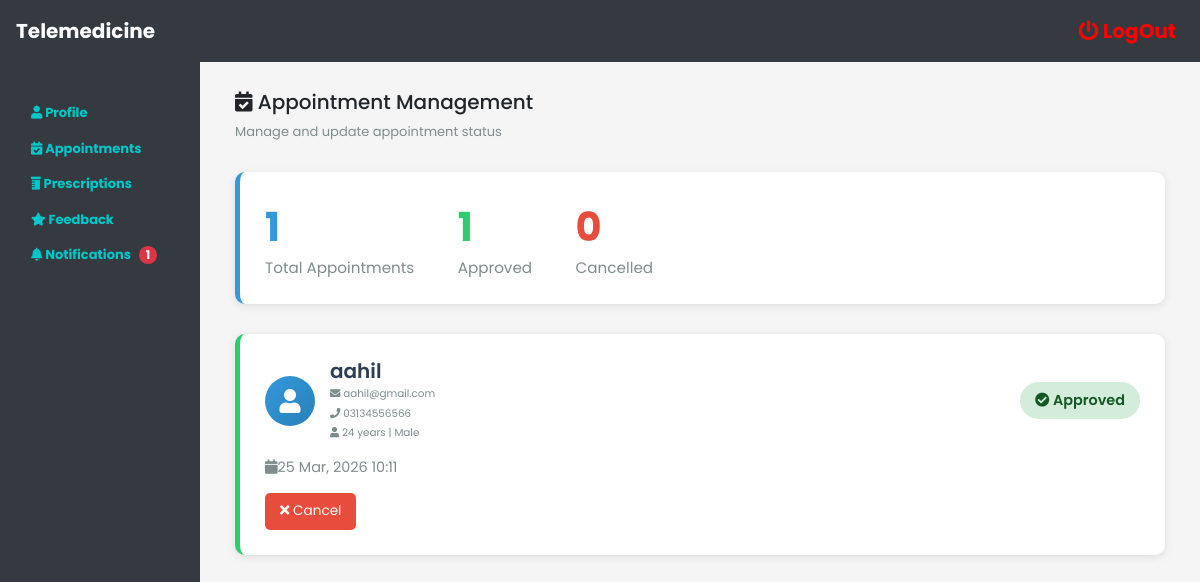
Page /doctor/appointment_status.php (signed in) on the committed database.
### tables this page shows
CREATE TABLE `enroll` (
  `eid` int(11) NOT NULL,
  `sid` int(255) NOT NULL,
  `doctorid` int(255) NOT NULL,
  `status` varchar(20) DEFAULT 'approved',
  `created_at` timestamp NOT NULL DEFAULT current_timestamp()
);

CREATE TABLE `patient` (
  `sid` int(11) NOT NULL,
  `name` varchar(255) NOT NULL,
  `email` varchar(255) NOT NULL,
  `password` varchar(255) NOT NULL,
  `phone` varchar(255) NOT NULL,
  `age` int(11) DEFAULT NULL,
  `gender` varchar(50) DEFAULT NULL,
  `contact` varchar(255) DEFAULT NULL,
  `medical_history` text DEFAULT NULL
);

### doctor/appointment_status.php (the view, shortened to what this page needs)
<?php
include '../conn.php';
$current_doctor_id = $_SESSION['tid'];
$appointments_query = "SELECT e.eid, e.status, e.created_at, p.name as patient_name, p.email as patient_email,
                              p.phone as patient_phone, p.age, p.gender
                       FROM enroll e
                       INNER JOIN patient p ON e.sid = p.sid
                       WHERE e.doctorid = '$current_doctor_id'
                       ORDER BY e.created_at DESC";
$appointments_result = mysqli_query($conn, $appointments_query);
$total_appointments = mysqli_num_rows($appointments_result);
$approved_query = "SELECT COUNT(*) as count FROM enroll WHERE doctorid = '$current_doctor_id' AND status = 'approved'";
$cancelled_query = "SELECT COUNT(*) as count FROM enroll WHERE doctorid = '$current_doctor_id' AND status = 'cancelled'";
$approved_result = mysqli_fetch_array(mysqli_query($conn, $approved_query));
$cancelled_result = mysqli_fetch_array(mysqli_query($conn, $cancelled_query));
$approved_count = $approved_result['count'];
$cancelled_count = $cancelled_result['count'];
?>
<!DOCTYPE html>
<html lang="en">
<head>
    <link rel="stylesheet" href="https://stackpath.bootstrapcdn.com/bootstrap/4.3.1/css/bootstrap.min.css">
    <link rel="stylesheet" href="https://cdnjs.cloudflare.com/ajax/libs/font-awesome/5.15.3/css/all.min.css">
</head>
<body>
<div class="container-fluid">
    <div class="row">
        <div class="col-md-2">
            <?php include 'sidebar.php'; ?>
        </div>
        <div class="col-md-10">
            <div class="appointments-container">
                <div class="title-header">
                    <h5><i class="fas fa-calendar-check me-2"></i> Appointment Management</h5>
                    <p>Manage and update appointment status</p>
                </div>
                <?php if ($total_appointments > 0): ?>
                    <div class="stats-header">
                        <div class="stat-item">
                            <div class="stat-number"><?php echo $total_appointments; ?></div>
                            <div class="stat-label">Total Appointments</div>
                        </div>
                        <div class="stat-item">
                            <div class="stat-number" style="color: var(--secondary-color);"><?php echo $approved_count; ?></div>
                            <div class="stat-label">Approved</div>
                        </div>
                        <div class="stat-item">
                            <div class="stat-number" style="color: var(--accent-color);"> <?php echo $cancelled_count; ?></div>
                            <div class="stat-label">Cancelled</div>
                        </div>
                    </div>
                <?php endif; ?>
                <?php if ($total_appointments > 0): ?>
                    <?php while ($appointment = mysqli_fetch_array($appointments_result)): ?>
                        <div class="appointment-card">
                            <div class="appointment-header">
                                <div class="patient-info">
                                    <div class="patient-avatar">
                                        <i class="fas fa-user"></i>
                                    </div>
                                    <div class="patient-details">
                                        <h5><?php echo htmlspecialchars($appointment['patient_name']); ?></h5>
                                        <small><i class="fas fa-envelope me-1"></i> <?php echo htmlspecialchars($appointment['patient_email']); ?></small><br>
                                        <small><i class="fas fa-phone me-1"></i> <?php echo htmlspecialchars($appointment['patient_phone']); ?></small><br>
                                        <small><i class="fas fa-user me-1"></i> <?php echo $appointment['age']; ?> years | <?php echo htmlspecialchars($appointment['gender']); ?></small>
                                    </div>
                                </div>
                                <div class="status-badge <?php echo ($appointment['status'] === 'approved') ? 'status-approved' : 'status-cancelled'; ?>">
                                    <i class="fas <?php echo ($appointment['status'] === 'approved') ? 'fa-check-circle' : 'fa-times-circle'; ?> me-1"></i>
                                    <?php echo ucfirst($appointment['status']); ?>
                                </div>
                            </div>
                            <div class="appointment-meta">
                                <span><i class="fas fa-calendar me-1"></i><?php echo date('d M, Y H:i', strtotime($appointment['created_at'])); ?></span>
                            </div>
                            <div class="status-actions">
                                <?php if ($appointment['status'] !== 'cancelled'): ?>
                                    <form method="POST" style="display: inline;" onsubmit="return confirm('Cancel this appointment?')">
                                        <button type="submit" name="update_status" class="btn-status btn-cancel">
                                            <i class="fas fa-times me-1"></i> Cancel
                                        </button>
                                    </form>
                                <?php endif; ?>
                            </div>
                        </div>
                    <?php endwhile; ?>
                <?php endif; ?>
            </div>
        </div>
    </div>
</div>
</body>
</html>

### style.css (style rules this page uses)
body { font-family: Arial, sans-serif; margin: 0; padding: 0; background-color: #f5f5f5; }

### doctor/appointment_status.php (style rules this page uses)
:root { --primary-color: #3498db; --secondary-color: #2ecc71; --dark-color: #2c3e50; --accent-color: #e74c3c; }
body { font-family: 'Poppins', sans-serif; background-color: #f5f5f5; }
.appointments-container { margin-top: 90px; margin-left: 20px; margin-right: 20px; }
.stats-header { background: white; padding: 25px; border-radius: 10px; margin-bottom: 30px; box-shadow: 0 2px 8px rgba(0,0,0,0.1); border-left: 5px solid var(--primary-color); }
.stat-item { display: inline-block; margin-right: 40px; }
.stat-number { font-size: 2.5rem; font-weight: 700; color: var(--primary-color); }
.stat-label { color: #7f8c8d; font-size: 0.95rem; }
.appointment-card { background: white; border-radius: 10px; padding: 25px; margin-bottom: 20px; box-shadow: 0 2px 8px rgba(0,0,0,0.1); border-left: 5px solid var(--secondary-color); }
.appointment-header { display: flex; justify-content: space-between; align-items: center; margin-bottom: 15px; }
.patient-info { display: flex; align-items: center; gap: 15px; }
.patient-avatar { width: 50px; height: 50px; background: linear-gradient(135deg, var(--primary-color), #2980b9); border-radius: 50%; display: flex; align-items: center; justify-content: center; color: white; font-size: 24px; }
.patient-details h5 { margin: 0; color: var(--dark-color); font-weight: 600; }
.patient-details small { color: #7f8c8d; }
.status-badge { display: inline-block; padding: 8px 15px; border-radius: 20px; font-weight: 600; font-size: 0.9rem; }
.status-approved { background: #d4edda; color: #155724; }
.appointment-meta { display: flex; gap: 20px; margin: 15px 0; font-size: 0.9rem; color: #7f8c8d; }
.status-actions { display: flex; gap: 10px; margin-top: 15px; }
.btn-status { padding: 8px 15px; border: none; border-radius: 5px; cursor: pointer; font-size: 0.85rem; transition: all 0.3s ease; text-decoration: none; }
.btn-cancel { background: var(--accent-color); color: white; }
.title-header { margin-bottom: 30px; }
.title-header p { color: #7f8c8d; }

### doctor/sidebar.php (style rules this page uses)
body { font-family: 'Poppins', sans-serif; margin: 0; padding: 0; background-color: #f5f5f5; font-size: 13px; }

### rows in the picture
enroll: sid.name "aahil", sid.email "aahil@gmail.com", sid.phone "03134556566", sid.age "24", sid.gender "Male", status "Approved", created_at "25 Mar, 2026 10:11"

### other values in the picture
$unread_count "1"
$total_appointments "1"
$approved_count "1"
$cancelled_count "0"
